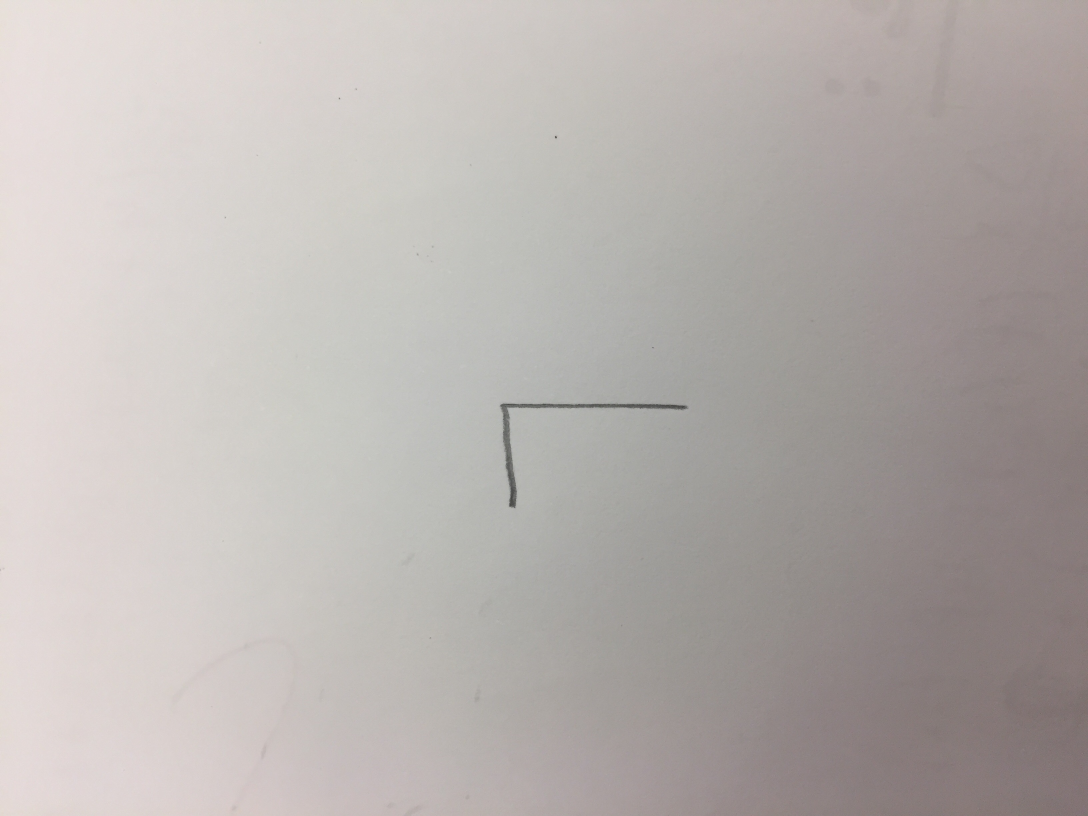
#> input picture img/IMG_5638.JPG, 3264 x 2448 px (shown at 1/3 size)
$ jupyter execute --allow-errors MNIST-TF.ipynb   (older library calls are emulated)
#> lines starting #> are read from the running program, lines starting #| are printed output that depends on the picture; after the words box and inside, x2 and y2 are one past the last pixel; in counts of white or black regions, pixels touching at a corner belong together
[cell 1]
from tensorflow.examples.tutorials.mnist import input_data
#> (the rest of this cell did not finish here and is left out)

[cell 2]
from PIL import Image
import numpy as np

img = Image.open('img/IMG_5638.JPG')
#> img is the input picture: PIL image 3264x2448 RGB; mean R, G, B 184, 178, 175.1
img = img.convert('L').rotate(-90)
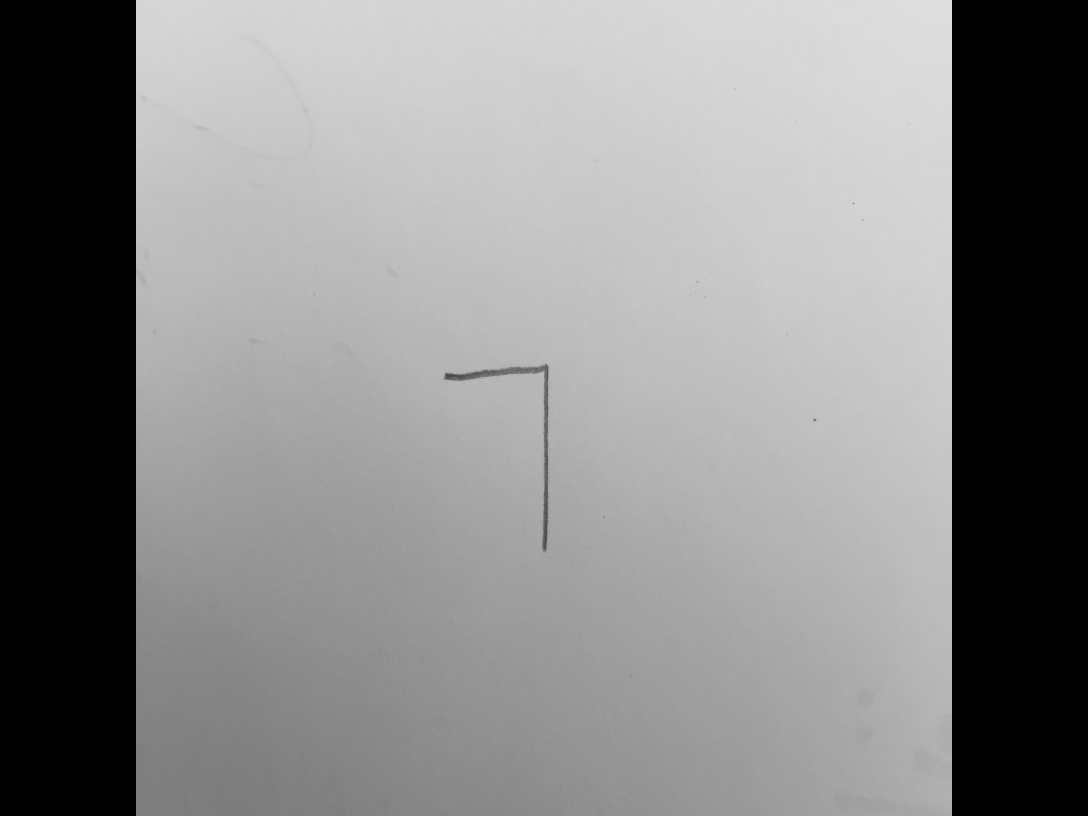
#> img: PIL image 3264x2448 L (shown at 1/3 size); min 0, max 226, mean 134.7
img = img.crop((1100, 900, 2000, 1800))
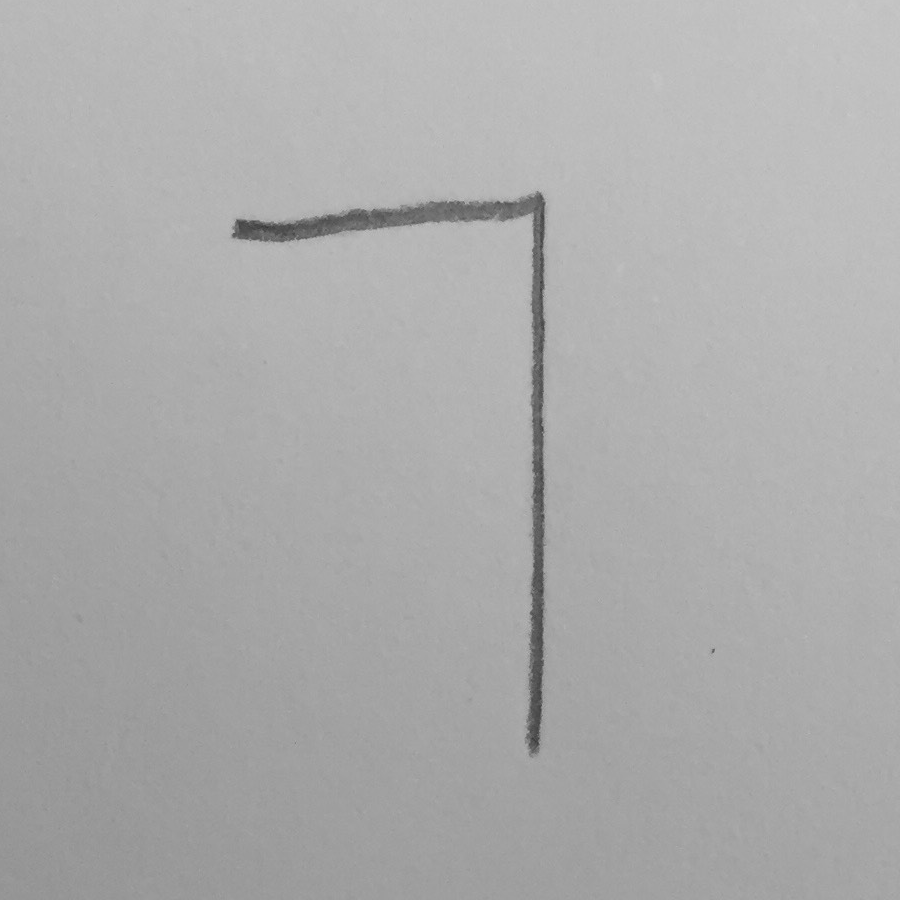
#> img: PIL image 900x900 L; min 51, max 201, mean 172.3
img = img.resize((28, 28), Image.ANTIALIAS)
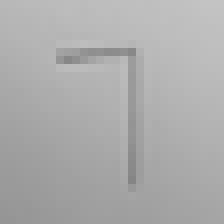
#> img: PIL image 28x28 L (shown 8 times larger); min 133, max 195, mean 172.2

img_array = np.asarray(img)
grad = img_array[:,0]
#> grad = 28 values, max 184 at index 0, min 149 at index 27, mean 165.2
bg = np.transpose(np.array([grad for i in range(28)]))
div = img_array/((bg.astype(np.float32)+1)/256)
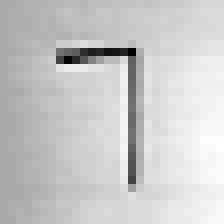
#> div: shape (28, 28) float32 (shown 8 times larger); min 196.7, max 283.4, mean 265.5; drawn with min black and max white
rescaled = div*(div<255)+255*np.ones(np.shape(div))*(div > 255)
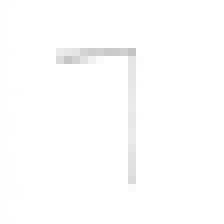
#> rescaled: shape (28, 28) float64 (shown 8 times larger); min 196.7, max 255, mean 253.7
final = rescaled.astype('uint8')
#final = final.point(lambda x: 0 if x < 160 else 255)
final = Image.fromarray(final)
final = final.point(lambda x: 0 if x < 238 else 255)
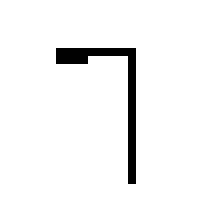
#> final: PIL image 28x28 L (shown 8 times larger); 96.2% white; black in thin lines or dots, all inside (x1, y1, x2, y2) = (7, 6, 17, 23)
img
#scaled_array = [corrected_array - rmin

[cell 3]
img = np.asarray(final, dtype=np.float32).flatten()
#> img = 784 values, max 255 at index 0, min 0 at index 175, mean 245.2
img = np.reshape(img, (1, 784))
img
